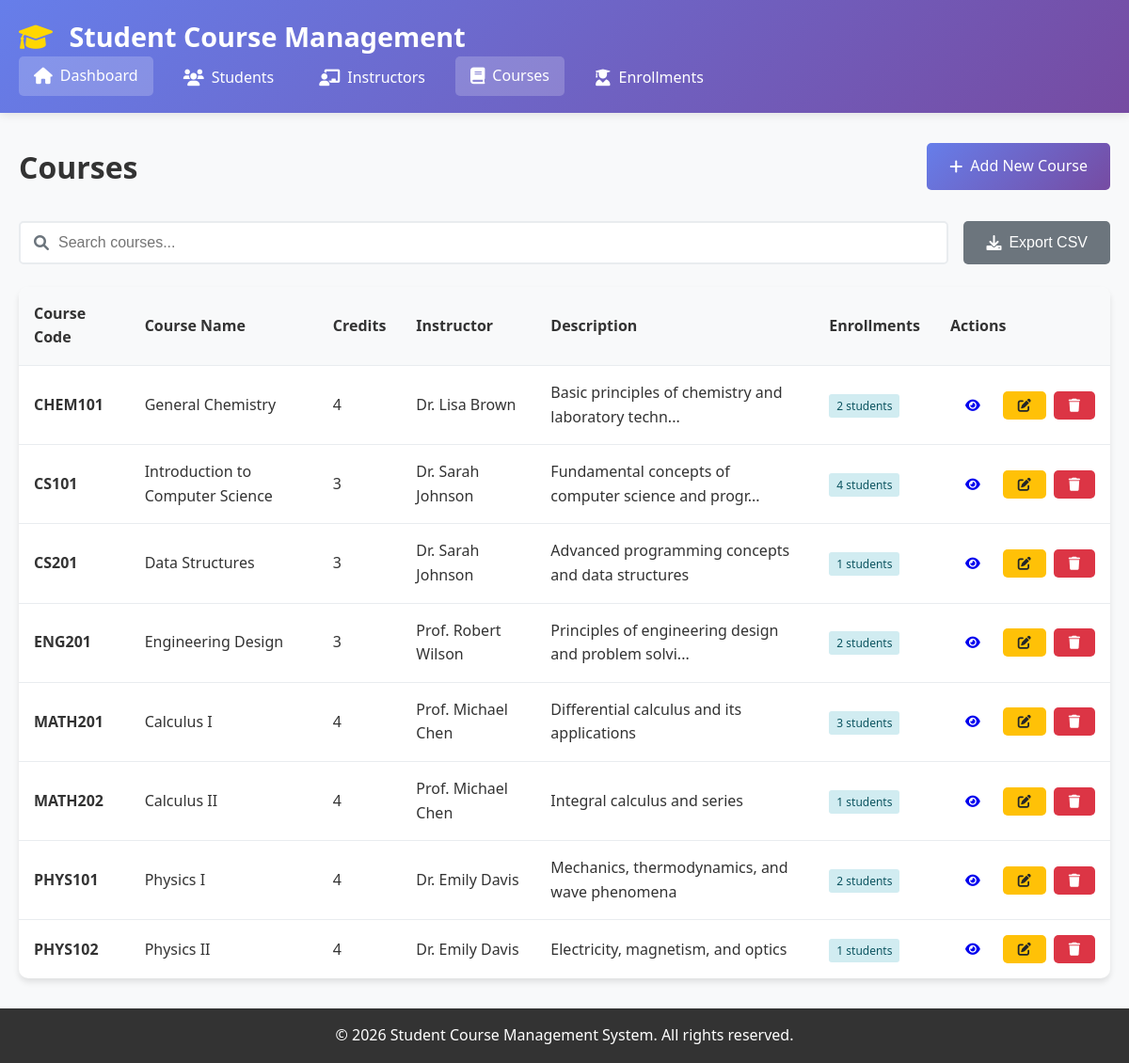
Page /pages/courses/index.php on the committed database.
### tables this page shows
CREATE TABLE courses (
    course_id INT AUTO_INCREMENT PRIMARY KEY,
    course_code VARCHAR(10) UNIQUE NOT NULL,
    course_name VARCHAR(100) NOT NULL,
    credits INT NOT NULL,
    instructor_id INT,
    description TEXT,
    created_at TIMESTAMP DEFAULT CURRENT_TIMESTAMP,
    updated_at TIMESTAMP DEFAULT CURRENT_TIMESTAMP ON UPDATE CURRENT_TIMESTAMP,
    FOREIGN KEY (instructor_id) REFERENCES instructors(instructor_id) ON DELETE SET NULL
);

CREATE TABLE instructors (
    instructor_id INT AUTO_INCREMENT PRIMARY KEY,
    first_name VARCHAR(50) NOT NULL,
    last_name VARCHAR(50) NOT NULL,
    email VARCHAR(100) UNIQUE NOT NULL,
    department VARCHAR(100),
    hire_date DATE,
    created_at TIMESTAMP DEFAULT CURRENT_TIMESTAMP,
    updated_at TIMESTAMP DEFAULT CURRENT_TIMESTAMP ON UPDATE CURRENT_TIMESTAMP
);

### config/database.php (called while the page is built, shortened)
<?php
class Database {
    private static $instance = null;
    private $connection;
    private function __construct() {
        try {
            $dsn = "mysql:host=" . DB_HOST . ";dbname=" . DB_NAME . ";charset=" . DB_CHARSET;
            $options = [
                PDO::ATTR_ERRMODE => PDO::ERRMODE_EXCEPTION,
                PDO::ATTR_DEFAULT_FETCH_MODE => PDO::FETCH_ASSOC,
                PDO::ATTR_EMULATE_PREPARES => false,
            ];
            $this->connection = new PDO($dsn, DB_USER, DB_PASS, $options);
        } catch (PDOException $e) {
            error_log("Database connection failed: " . $e->getMessage());
            throw new Exception("Database connection failed. Please try again later.");
        }
    }
    public static function getInstance() {
        if (self::$instance === null) {
            self::$instance = new self();
        }
        return self::$instance;
    }
    public function query($sql, $params = []) {
        try {
            $stmt = $this->connection->prepare($sql);
            $stmt->execute($params);
            return $stmt;
        } catch (PDOException $e) {
            error_log("Database query failed: " . $e->getMessage());
            throw new Exception("Database operation failed. Please try again.");
        }
    }
}
function getDB() {
    return Database::getInstance();
}
?>

### pages/courses/index.php (the view, shortened to what this page needs)
<?php
require_once '../../includes/header.php';
try {
    $db = getDB();
    $search = isset($_GET['search']) ? trim($_GET['search']) : '';
    $where_clause = '';
    $params = [];
    $sql = "
        SELECT c.*,
               i.first_name as instructor_first_name, i.last_name as instructor_last_name,
               COUNT(e.enrollment_id) as enrollment_count
        FROM courses c
        LEFT JOIN instructors i ON c.instructor_id = i.instructor_id
        LEFT JOIN enrollments e ON c.course_id = e.course_id
        $where_clause
        GROUP BY c.course_id
        ORDER BY c.course_code
    ";
    $stmt = $db->query($sql, $params);
    $courses = $stmt->fetchAll();
} catch (Exception $e) {
    $_SESSION['message'] = "Error loading courses: " . $e->getMessage();
    $_SESSION['message_type'] = 'error';
    $courses = [];
}
?>
<div class="page-header">
    <h1 class="page-title">Courses</h1>
    <a href="create.php" class="btn btn-primary">
        <i class="fas fa-plus"></i> Add New Course
    </a>
</div>
<div class="search-container">
    <div class="search-box">
        <i class="fas fa-search"></i>
        <input type="text" id="searchInput" placeholder="Search courses..."
               value="<?php echo htmlspecialchars($search); ?>">
    </div>
    <button onclick="exportToCSV('coursesTable', 'courses.csv')" class="btn btn-secondary">
        <i class="fas fa-download"></i> Export CSV
    </button>
</div>
<div class="table-container">
    <table class="table" id="coursesTable">
        <thead>
            <tr>
                <th>Course Code</th>
                <th>Course Name</th>
                <th>Credits</th>
                <th>Instructor</th>
                <th>Description</th>
                <th>Enrollments</th>
                <th>Actions</th>
            </tr>
        </thead>
        <tbody>
            <?php if (!empty($courses)): ?>
                <?php foreach ($courses as $course): ?>
                    <tr>
                        <td><strong><?php echo htmlspecialchars($course['course_code']); ?></strong></td>
                        <td><?php echo htmlspecialchars($course['course_name']); ?></td>
                        <td><?php echo $course['credits']; ?></td>
                        <td>
                            <?php
                            if ($course['instructor_first_name']) {
                                echo htmlspecialchars($course['instructor_first_name'] . ' ' . $course['instructor_last_name']);
                            } else {
                                echo '<em>Not assigned</em>';
                            }
                            ?>
                        </td>
                        <td>
                            <?php
                            if ($course['description']) {
                                echo htmlspecialchars(substr($course['description'], 0, 50));
                                if (strlen($course['description']) > 50) echo '...';
                            } else {
                                echo '<em>No description</em>';
                            }
                            ?>
                        </td>
                        <td>
                            <span class="badge badge-info">
                                <?php echo $course['enrollment_count']; ?> students
                            </span>
                        </td>
                        <td>
                            <div class="d-flex gap-1">
                                <a href="view.php?id=<?php echo $course['course_id']; ?>"
                                   class="btn btn-sm btn-info" title="View Details">
                                    <i class="fas fa-eye"></i>
                                </a>
                                <a href="edit.php?id=<?php echo $course['course_id']; ?>"
                                   class="btn btn-sm btn-warning" title="Edit">
                                    <i class="fas fa-edit"></i>
                                </a>
                                <a href="delete.php?id=<?php echo $course['course_id']; ?>"
                                   class="btn btn-sm btn-danger btn-delete"
                                   data-confirm="Are you sure you want to delete this course? This will also delete all enrollments."
                                   title="Delete">
                                    <i class="fas fa-trash"></i>
                                </a>
                            </div>
                        </td>
                    </tr>
                <?php endforeach; ?>
            <?php endif; ?>
        </tbody>
    </table>
</div>
<?php require_once '../../includes/footer.php'; ?>

### css/style.css (style rules this page uses)
* { margin: 0; padding: 0; box-sizing: border-box; }
body { font-family: 'Segoe UI', Tahoma, Geneva, Verdana, sans-serif; line-height: 1.6; color: #333; background-color: #f8f9fa; }
.page-header { display: flex; justify-content: space-between; align-items: center; margin-bottom: 2rem; flex-wrap: wrap; gap: 1rem; }
.page-title { font-size: 2rem; color: #333; margin: 0; }
.btn { display: inline-flex; align-items: center; gap: 0.5rem; padding: 0.75rem 1.5rem; border: none; border-radius: 5px; text-decoration: none; font-size: 1rem; font-weight: 500; cursor: pointer; transition: all 0.3s ease; text-align: center; }
.btn-primary { background: linear-gradient(135deg, #667eea 0%, #764ba2 100%); color: white; }
.btn-warning { background: #ffc107; color: #212529; }
.btn-danger { background: #dc3545; color: white; }
.btn-secondary { background: #6c757d; color: white; }
.btn-sm { padding: 0.5rem 1rem; font-size: 0.875rem; }
.table-container { background: white; border-radius: 10px; box-shadow: 0 4px 6px rgba(0,0,0,0.1); overflow: hidden; }
.table { width: 100%; border-collapse: collapse; }
.table th, .table td { padding: 1rem; text-align: left; border-bottom: 1px solid #e9ecef; }
.table th { background-color: #f8f9fa; font-weight: 600; color: #333; }
.table tbody tr:last-child td { border-bottom: none; }
.search-container { display: flex; gap: 1rem; margin-bottom: 1.5rem; flex-wrap: wrap; }
.search-box { flex: 1; min-width: 200px; position: relative; }
.search-box input { width: 100%; padding: 0.75rem 1rem 0.75rem 2.5rem; border: 2px solid #e9ecef; border-radius: 5px; font-size: 1rem; }
.search-box i { position: absolute; left: 1rem; top: 50%; transform: translateY(-50%); color: #6c757d; }
.d-flex { display: flex; }
.gap-1 { gap: 0.5rem; }
.badge { padding: 0.25rem 0.5rem; border-radius: 3px; font-size: 0.75rem; font-weight: 500; }
.badge-info { background-color: #d1ecf1; color: #0c5460; }

### rows in the picture
courses: course_code "CHEM101", course_name "General Chemistry", credits "4", instructor.last_name "Dr. Lisa Brown", description "Basic principles of chemistry and laboratory techn", enrollment_count "2"
courses: course_code "CS101", course_name "Introduction to Computer Science", credits "3", instructor.last_name "Dr. Sarah Johnson", description "Fundamental concepts of computer science and progr", enrollment_count "4"
courses: course_code "CS201", course_name "Data Structures", credits "3", instructor.last_name "Dr. Sarah Johnson", description "Advanced programming concepts and data structures", enrollment_count "1"
courses: course_code "ENG201", course_name "Engineering Design", credits "3", instructor.last_name "Prof. Robert Wilson", description "Principles of engineering design and problem solvi", enrollment_count "2"
courses: course_code "MATH201", course_name "Calculus I", credits "4", instructor.last_name "Prof. Michael Chen", description "Differential calculus and its applications", enrollment_count "3"
courses: course_code "MATH202", course_name "Calculus II", credits "4", instructor.last_name "Prof. Michael Chen", description "Integral calculus and series", enrollment_count "1"
courses: course_code "PHYS101", course_name "Physics I", credits "4", instructor.last_name "Dr. Emily Davis", description "Mechanics, thermodynamics, and wave phenomena", enrollment_count "2"
courses: course_code "PHYS102", course_name "Physics II", credits "4", instructor.last_name "Dr. Emily Davis", description "Electricity, magnetism, and optics", enrollment_count "1"
